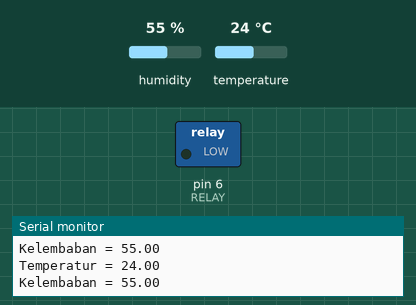
The sketch below on a simulated Arduino Uno, built with avr-gcc and run on an emulated ATmega328P. Shown: switched loads named in the sketch (green lamp = pin HIGH), the last lines printed to the serial monitor. Inputs (shaded band) come from the test bench; at power-on: temperature 24 °C, humidity 55 %.

Above: at 1.8 s.
1.9 s: temperature set to 28 °C
4.2 s: temperature set to 31 °C
At 6.7 s:
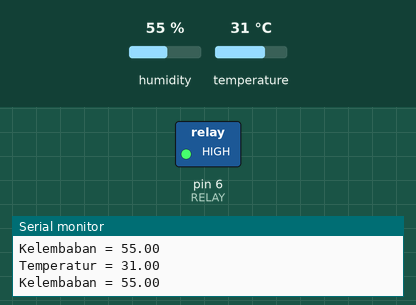
7.6 s: temperature set to 12 °C
At 10.4 s:
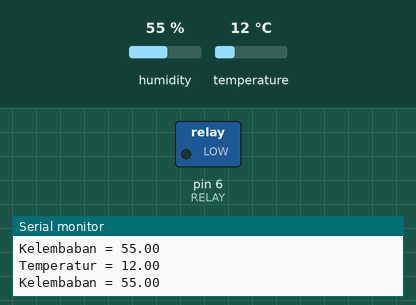
10.7 s: temperature set to 33 °C
At 13.0 s:
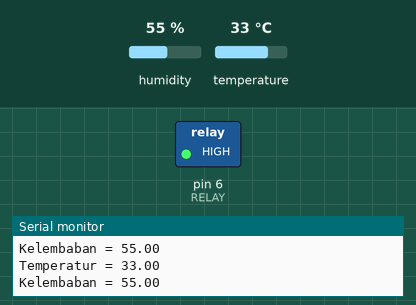
Timing chart, 0 to 14.5 s (numbered marks = the images above; inputs shaded):
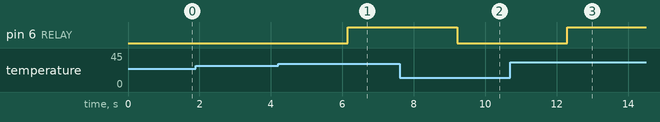

The sketch:

auto-heater.ino
```cpp
#include <dht.h>

dht DHT;

#define DHT11_PIN 7 // colok digital pin 7 ke dht
#define RELAY  6 // colok digital pin 6 ke relay

void setup(){
  Serial.begin(9600);
  pinMode(RELAY, OUTPUT);
}

void loop()
{
  int chk = DHT.read11(DHT11_PIN);
  float suhu = DHT.temperature;
  float lembab = DHT.humidity;
  Serial.print("Temperatur = ");
  Serial.println(suhu);
  Serial.print("Kelembaban = ");
  Serial.println(lembab);
  delay(1000);

  if (suhu < 30.00){
    digitalWrite(RELAY,LOW);  // heater nyala
   }
   else if(suhu >= 30.00){
    digitalWrite(RELAY,HIGH); // heater mati
   }
}
```

Measured:
- the behaviour switches between 29 and 30 °C on temperature (found by bisection; images 0 and 1)
- after the input at 4.2 s, pin 6 (RELAY): LOW → HIGH after 1.9 s
- after the input at 7.6 s, pin 6 (RELAY): HIGH → LOW after 1.6 s
- after the input at 10.7 s, pin 6 (RELAY): LOW → HIGH after 1.6 s
